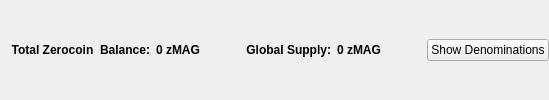
                       <widget class="QFrame" name="balanceSupplyFrame">
                        <layout class="QHBoxLayout" name="horizontalLayout_2" stretch="0,0,0,1,0">
                         <property name="rightMargin">
                          <number>0</number>
                         </property>
                         <item>
                          <layout class="QHBoxLayout" name="horizontalLayout_34">
                           <item>
                            <widget class="QLabel" name="labelzAvailableText_3">
                             <property name="font">
                              <font>
                               <weight>75</weight>
                               <bold>true</bold>
                              </font>
                             </property>
                             <property name="toolTip">
                              <string>Total Balance including unconfirmed and immature zMAG</string>
                             </property>
                             <property name="text">
                              <string>Total Zerocoin  Balance:</string>
                             </property>
                             <property name="alignment">
                              <set>Qt::AlignRight|Qt::AlignTrailing|Qt::AlignVCenter</set>
                             </property>
                            </widget>
                           </item>
                           <item>
                            <widget class="QLabel" name="labelzAvailableAmount_4">
                             <property name="minimumSize">
                              <size>
                               <width>40</width>
                               <height>0</height>
                              </size>
                             </property>
                             <property name="font">
                              <font>
                               <weight>75</weight>
                               <bold>true</bold>
                              </font>
                             </property>
                             <property name="toolTip">
                              <string>Total Balance including unconfirmed and immature zMAG</string>
                             </property>
                             <property name="text">
                              <string>0 zMAG</string>
                             </property>
                             <property name="alignment">
                              <set>Qt::AlignLeading|Qt::AlignLeft|Qt::AlignVCenter</set>
                             </property>
                            </widget>
                           </item>
                          </layout>
                         </item>
                         <item>
                          <spacer name="horizontalSpacer_32">
                           <property name="orientation">
                            <enum>Qt::Horizontal</enum>
                           </property>
                           <property name="sizeHint" stdset="0">
                            <size>
                             <width>40</width>
                             <height>20</height>
                            </size>
                           </property>
                          </spacer>
                         </item>
                         <item>
                          <layout class="QHBoxLayout" name="horizontalLayout_35">
                           <item>
                            <widget class="QLabel" name="labelZsupplyText_2">
                             <property name="font">
                              <font>
                               <weight>75</weight>
                               <bold>true</bold>
                              </font>
                             </property>
                             <property name="text">
                              <string>Global Supply:</string>
                             </property>
                             <property name="alignment">
                              <set>Qt::AlignRight|Qt::AlignTrailing|Qt::AlignVCenter</set>
                             </property>
                            </widget>
                           </item>
                           <item>
                            <widget class="QLabel" name="labelZsupplyAmount_2">
                             <property name="font">
                              <font>
                               <weight>75</weight>
                               <bold>true</bold>
                              </font>
                             </property>
                             <property name="text">
                              <string>0 zMAG</string>
                             </property>
                            </widget>
                           </item>
                          </layout>
                         </item>
                         <item>
                          <spacer name="horizontalSpacer_31">
                           <property name="orientation">
                            <enum>Qt::Horizontal</enum>
                           </property>
                           <property name="sizeHint" stdset="0">
                            <size>
                             <width>40</width>
                             <height>20</height>
                            </size>
                           </property>
                          </spacer>
                         </item>
                         <item>
                          <widget class="QPushButton" name="pushButtonShowDenoms">
                           <property name="toolTip">
                            <string>Show zMAG denominations list</string>
                           </property>
                           <property name="text">
                            <string>Show Denominations</string>
                           </property>
                          </widget>
                         </item>
                        </layout>
                       </widget>
